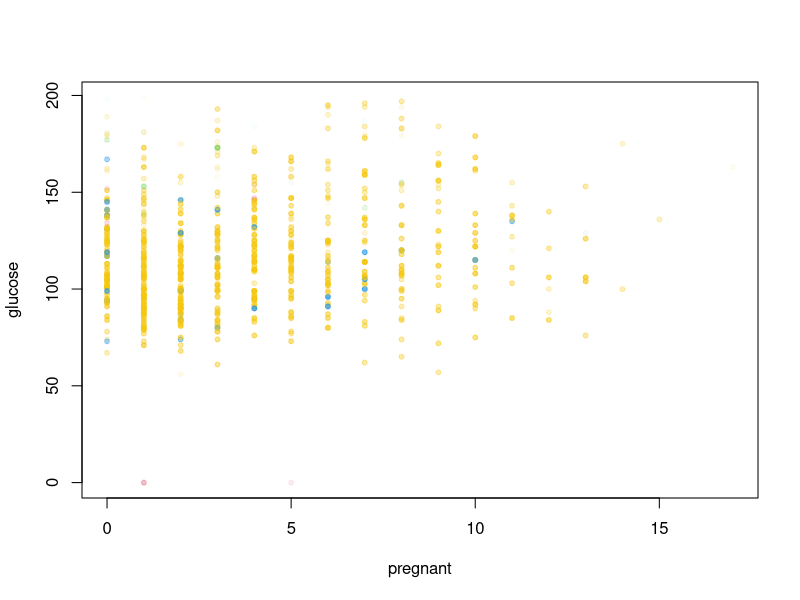

This chart was generated by the following R code:
library(mlbench)
library(dbscan)

data(PimaIndiansDiabetes)

ds <- PimaIndiansDiabetes

dim(ds)
names(ds)
sapply(ds, class)


eps <- 100
min_pts <- 200

gen_seed <- function(n) {
    set.seed(n)
    return(TRUE)
}

gen_seed(7)
m <- ds[,1:8]
pmd_as_matrix <- as.matrix(m)

# dbscan
# db <- dbscan(pmd_as_matrix, eps, min_pts)
# hullplot(pmd_as_matrix, db$cluster)

# # hdbscan
hdb <- hdbscan(pmd_as_matrix, minPts =4)
hdb

colors <- mapply(function(col, i) adjustcolor(col, alpha.f = hdb$membership_prob[i]), 
palette()[hdb$cluster+1], seq_along(hdb$cluster))
plot(pmd_as_matrix, col=colors, pch=20)
